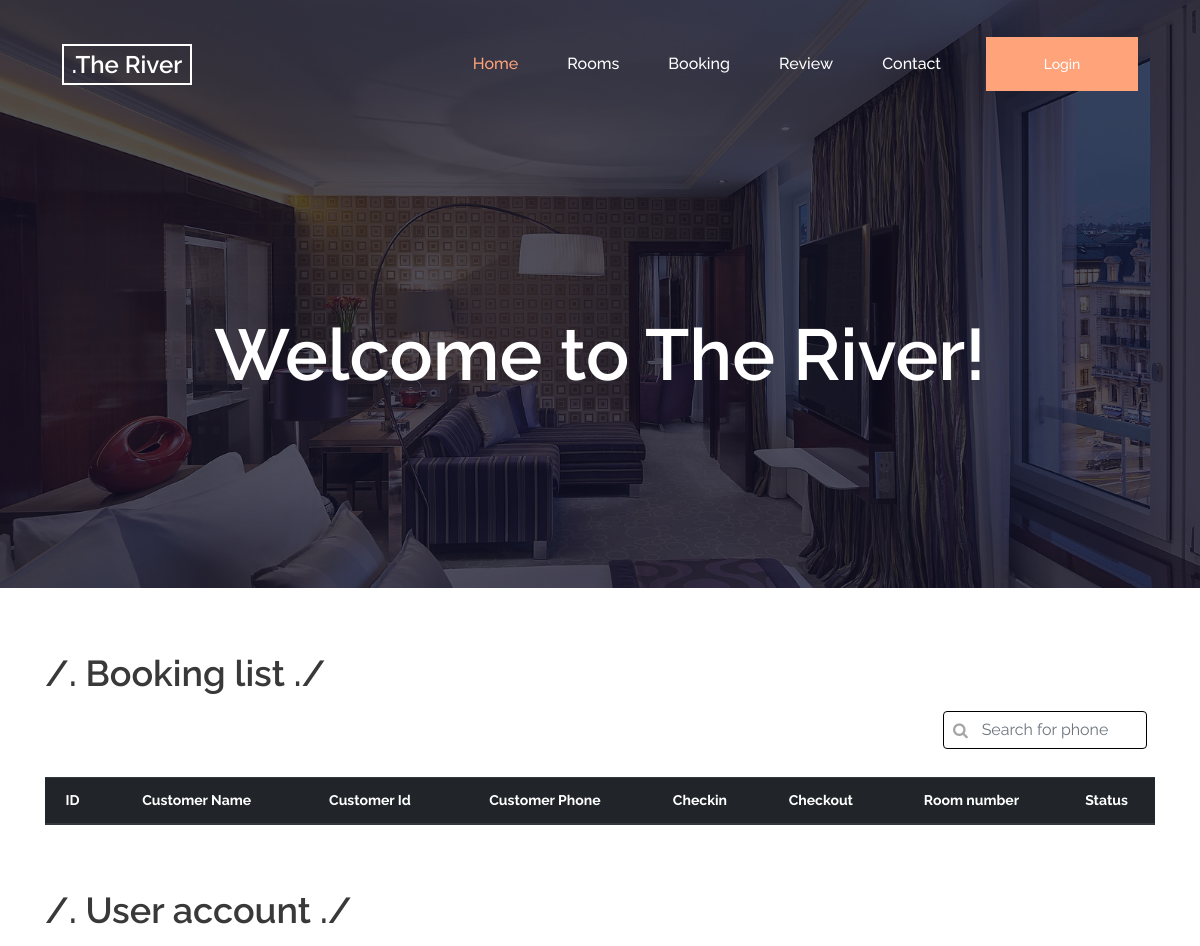
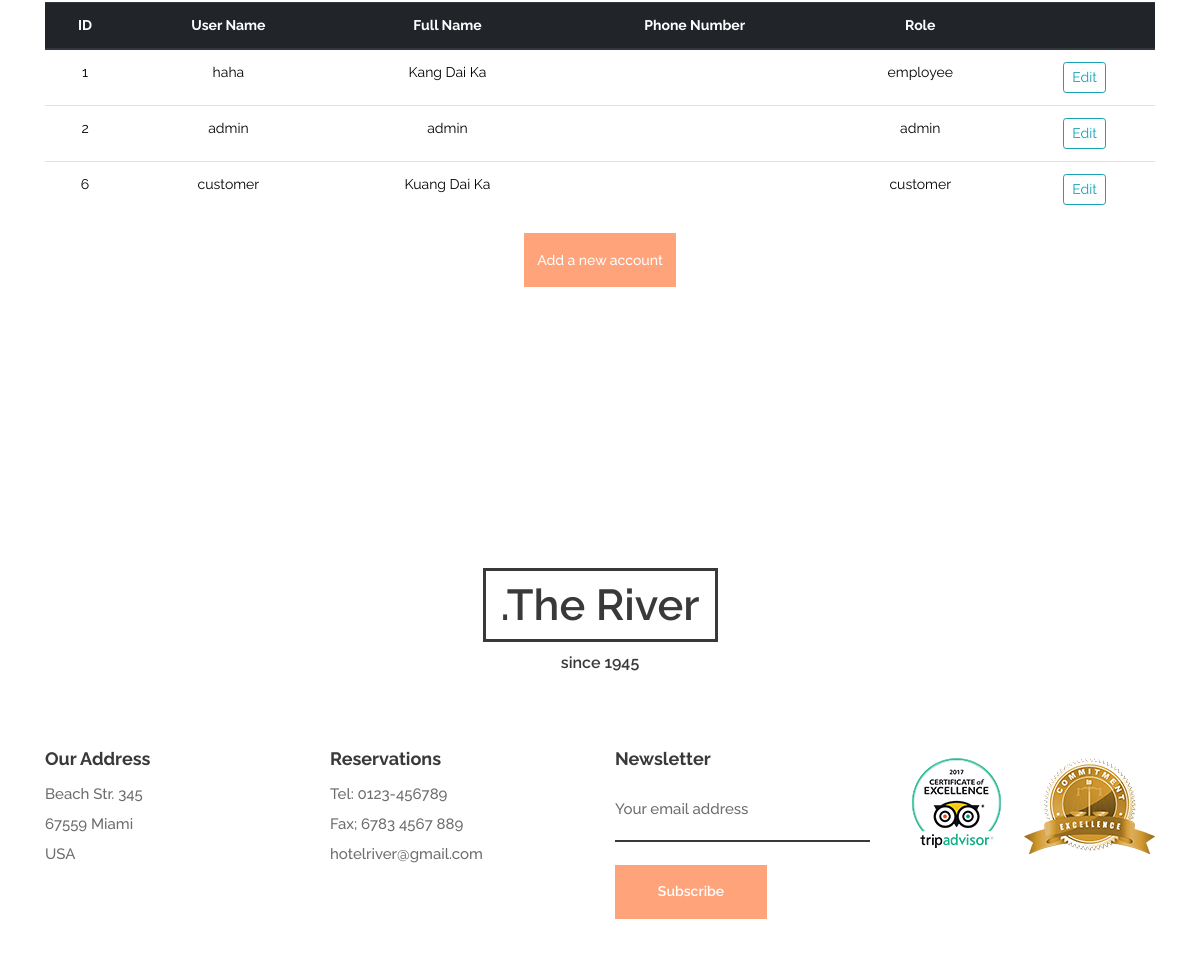
Screenshot of /Views/admin.php with the database file from the repository (2 pictures, top to bottom).
### tables this page shows
CREATE TABLE `users` (
  `ID` int(8) NOT NULL,
  `userName` varchar(32) NOT NULL,
  `password` varchar(32) NOT NULL,
  `fullName` varchar(100) NOT NULL,
  `phoneNum` varchar(11) NOT NULL,
  `role` varchar(10) NOT NULL DEFAULT 'customer'
);

### Views/admin.php (the view, shortened to what this page needs)
<?php
    include_once '../Model/adminmodel.php';
    $res2 = mysqli_query($con, "SELECT * FROM users");
?>
<!DOCTYPE html>
<html lang="en">
<head>
<link rel="stylesheet" type="text/css" href="./styles/bootstrap-4.1.2/bootstrap.min.css">
<link href="./plugins/font-awesome-4.7.0/css/font-awesome.min.css" rel="stylesheet" type="text/css">
<link rel="stylesheet" type="text/css" href="./plugins/OwlCarousel2-2.3.4/owl.carousel.css">
<link rel="stylesheet" type="text/css" href="./plugins/OwlCarousel2-2.3.4/owl.theme.default.css">
<link rel="stylesheet" type="text/css" href="./plugins/OwlCarousel2-2.3.4/animate.css">
<link href="./plugins/jquery-datepicker/jquery-ui.css" rel="stylesheet" type="text/css">
<link rel="stylesheet" type="text/css" href="./styles/booking.css">
<link rel="stylesheet" type="text/css" href="./styles/booking_responsive.css">
<link rel="stylesheet" href="./styles/admin.css">
</head>
<body>
<div class="super_container">
    <?php include 'header2.php';?>
	<div class="home">
		<div class="background_image" style="background-image:url(./images/booking.jpg)"></div>
		<div class="home_container">
			<div class="container">
				<div class="row">
					<div class="col">
						<div class="home_content text-center">
							<div class="home_title">Welcome to The River!</div>
						</div>
					</div>
				</div>
			</div>
		</div>
    </div>
    <div class="container">
        <h2>/. Booking list ./</h2>
            <div class="form-inline">
                <i class="fa fa-search icon"> </i>
                <input type="text" class="form-control mb-2 mr-sm-2" name="search-phone" id="search-phone" onkeyup="show_search_result()" placeholder="Search for phone">
            </div>
        <table class="table table-hover" id="main-table">
            <thead class="thead-dark">
            <tr>
                <th>ID</th>
                <th>Customer Name</th>
                <th>Customer Id</th>
                <th>Customer Phone</th>
                <th>Checkin</th>
                <th>Checkout</th>
                <th>Room number</th>
                <th>Status</th>
            </tr>
            </thead>
        </table>
        <h2>/. User account ./</h2>
        <table class="table table-hover">
            <thead class="thead-dark">
            <tr>
                <th>ID</th>
                <th>User Name</th>
                <th>Full Name</th>
                <th>Phone Number</th>
                <th>Role</th>
                <th></th>
            </tr>
            </thead>
            <tbody>
            <?php
            while ($res = mysqli_fetch_array($res2)){?>
            <tr>
                <td><?php echo $res['ID']; ?></td>
                <td><?php echo $res['userName']; ?></td>
                <td><?php echo $res['fullName']; ?></td>
                <td><?php echo $res['PhoneNum']; ?></td>
                <td><?php echo $res['role']; ?></td>
                <td>
                    <form action="edit_account_info.php" method="POST">
                        <button name="btnEdit" type="submit" class="btn btn-outline-info btn-sm">Edit</button>
                    </form>
                </td>
            </tr>
            <?php } ?>
            </tbody>
        </table>
        <button class="add_button btn-open">Add a new account</button>
    </div>
	<?php include 'footer.php'; ?>
</div>
</body>
</html>

### Views/styles/booking.css (style rules this page uses)
* { margin: 0; padding: 0; -webkit-font-smoothing: antialiased; -webkit-text-shadow: rgba(0,0,0,.01) 0 0 1px; text-shadow: rgba(0,0,0,.01) 0 0 1px; }
body { font-family: 'Raleway', sans-serif; font-size: 14px; font-weight: 400; background: #FFFFFF; color: #a5a5a5; }
div { display: block; position: relative; -webkit-box-sizing: border-box; -moz-box-sizing: border-box; box-sizing: border-box; }
h2 { font-size: 36px; }
h1, h2, h3, h4, h5, h6 { font-family: 'Raleway', sans-serif; -webkit-font-smoothing: antialiased; -webkit-text-shadow: rgba(0,0,0,.01) 0 0 1px; text-shadow: rgba(0,0,0,.01) 0 0 1px; line-height: 1.2; color: #393939; font-weight: 600; }
.form-control { color: #db5246; }
.super_container { width: 100%; overflow: hidden; }
.background_image { position: absolute; top: 0; left: 0; width: 100%; height: 100%; background-repeat: no-repeat; background-size: cover; background-position: center center; }
.home { width: 100%; height: 588px; background: #0f0e24; }
.home .background_image { opacity: 0.28; }
.home_container { position: absolute; top: 60.3%; -webkit-transform: translateY(-50%); -moz-transform: translateY(-50%); -ms-transform: translateY(-50%); -o-transform: translateY(-50%); transform: translateY(-50%); left: 0; width: 100%; }
.home_title { font-size: 72px; font-weight: 600; color: #ffffff; line-height: 1.2; }

### Views/styles/admin.css (style rules this page uses)
th, td { color: #000; text-align: center; }
h2 { margin-top: 4rem; margin-bottom: 1rem; }
.form-inline { float: right; margin-bottom: 20px; }
.form-inline i { position: absolute; }
.form-inline input { text-align: center; border: 1px solid #000000; }
.icon { font-size: 1rem; bottom: 19px; left: 10px; }
.add_button { display: block; width: 152px; height: 54px; background: #ffa37b; margin-left: auto; margin-right: auto; text-align: center; border: none; line-height: 54px; font-size: 14px; font-weight: 500; color: #ffffff; -webkit-transition: all 200ms ease; -moz-transition: all 200ms ease; -ms-transition: all 200ms ease; -o-transition: all 200ms ease; transition: all 200ms ease; }

### rows the page displays
users: ID "1", userName "haha", fullName "Kang Dai Ka", role "employee"
users: ID "2", userName "admin", fullName "admin", role "admin"
users: ID "6", userName "customer", fullName "Kuang Dai Ka", role "customer"
